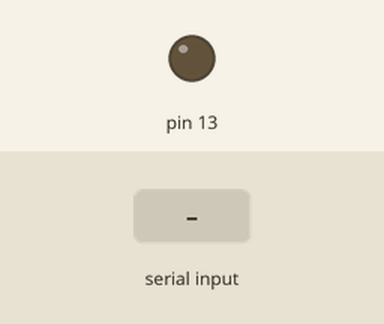
Simulated run of this sketch. Board: Arduino Uno, built with avr-gcc and run on an emulated ATmega328P. Parts: output pins drawn as LEDs (lit = HIGH). Inputs (shaded band) come from the test bench.

Above: at 1.2 s.
1.3 s: "1" received over Serial
At 1.6 s:
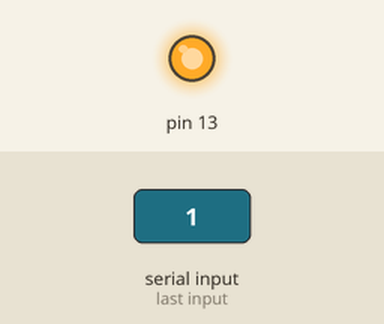
2.8 s: "0" received over Serial
At 4.0 s:
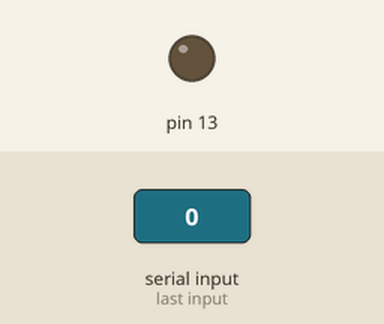
Timing chart, 0 to 5.8 s (numbered marks = the images above; inputs shaded):
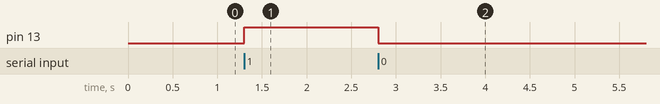

The sketch:

bluetooth.ino
```cpp
/*
 * Simple blink LED with bluetooth sketch.  This
 * uses HC-06 bluetooth sensor.
 *
 * David Riser, May 2020
 *
 */

enum pins {
  led = 13
};

const static int b_rate = 9600;

void setup(){
  pinMode(pins::led, OUTPUT);
  Serial.begin(b_rate);
}


void loop(){

    if (Serial.available() > 0){
        char data = Serial.read();

        if (data == '1'){
            digitalWrite(pins::led, HIGH);
        }

        else if (data == '0'){
            digitalWrite(pins::led, LOW);
        }
    }

}
```

Measured:
- after the input at 1.3 s, pin 13: LOW → HIGH at once
- after the input at 2.8 s, pin 13: HIGH → LOW at once
